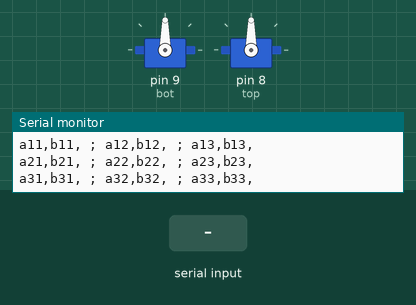
This sketch was run on a simulated Arduino Uno, built with avr-gcc and run on an emulated ATmega328P. Shown: 2 × servo, the last lines printed to the serial monitor. The inputs (shaded band) are chosen by the test bench.

Above: at 1.2 s.
1.3 s: "90 45\n" received over Serial
At 3.1 s:
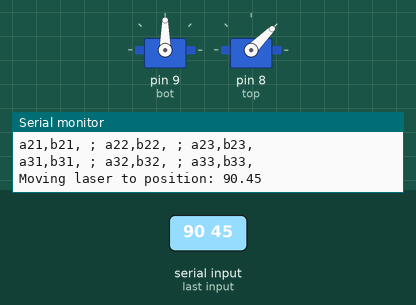
4.3 s: "0\n" received over Serial
At 6.0 s:
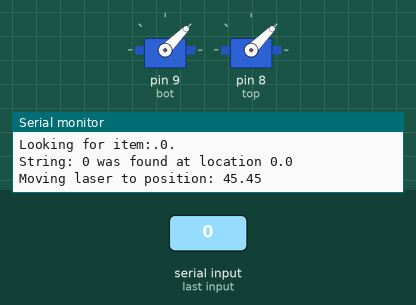
6.3 s: "30 150\n" received over Serial
9.3 s: "1\n" received over Serial
At 10.2 s:
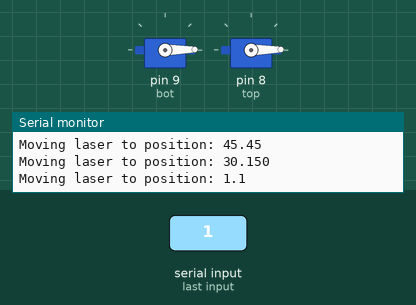
10.9 s: "200\n" received over Serial
13.9 s: "5\n" received over Serial
At 14.4 s:
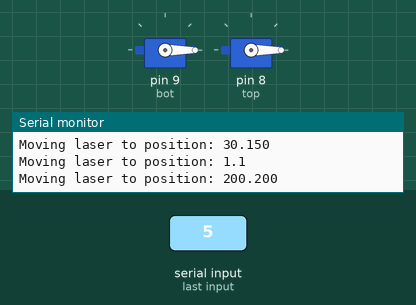
Timing chart, 0 to 16.5 s (numbered marks = the images above; inputs shaded):
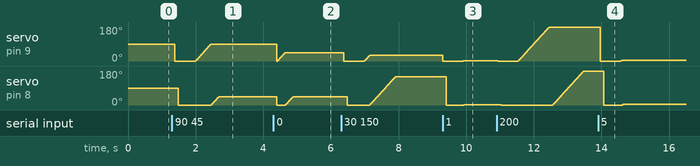

The sketch:

laserpointer_3x3.ino
```cpp
#include <Servo.h>
#include <string.h>
String readString, searching;
Servo bot,top;
int commaIndex;
int n,m,readPos=0, readPos2=0;
int pos_x[3] = {45, 90, 135};
int pos_y[3] = {45, 90, 135};
  const char* items[][10] =
    {
     { "a11,b11,", "a12,b12,", "a13,b13," },
     { "a21,b21,", "a22,b22,", "a23,b23," },
     { "a31,b31,", "a32,b32,", "a33,b33," }
    };

void setup()
 {
  Serial.begin(9600);
  bot.attach(9);                   // the pin for the bottom servo control = pan servo motor
  top.attach(8);                   // the pin for the top servo motor = tilt servo motor
 }

void loop ()
 {

   ReadPositions();
   SerialRead();

   }

void ReadPositions()
 {
  byte pos_x[3] = {45,90,135};
  byte pos_y[3] = {45,90,135};

  int i=0,j=0;
  byte x,y;

  if (readPos==0)
   {
     Serial.print("Box position matrix:"); Serial.print('\n');
     for ( i=0; i< 3; i+=1)
        { for( j=0; j< 3; j+=1)
              { x=pos_x[i];
                y=pos_y[j];
                Serial.print(x, DEC);
                Serial.print(".");
                Serial.print(y, DEC);
                Serial.print("  ");
                }
         Serial.write('\n');
        }
    readPos=1;
    Serial.print('\n');
    }
    delay(100);
    if (readPos2==0)
       {
        Serial.print("Box description / items:"); Serial.print('\n');
        for ( i=0; i< 3; i+=1)
           { for( j=0; j< 3; j+=1)
                {
                 Serial.print(items[i][j]);
                 if (j!=2)Serial.print(" ; ");
                 }
            Serial.write('\n');
            }
        readPos2=1;
        Serial.write('\n');
        }
 }

void SerialRead()
 {
  byte x,y;
  int i,j,l=0,l1,l2;

  while (Serial.available())
       {
         if (Serial.available() >0)
            {
             char c = Serial.read();         //gets one byte from serial buffer
             readString += c;                //makes the string readString
             }
        }

  int commaIndex = readString.indexOf(' ');
  String firstValue = readString.substring(0, commaIndex);
  String secondValue = readString.substring(commaIndex+1, readString.length());
  int n = firstValue.toInt();
  int m = secondValue.toInt();

 if (readString.length() >0 && n!=0 && m!=0 )
   {
    //n = constrain(n, 35, 155);
    //m = constrain(m, 25, 145);

    bot.write(0);
    delay(100);
    top.write(0);
    delay(500);

    int x=n, y=m;

    Serial.print("Moving laser to position: "); Serial.print (x); Serial.print("."); Serial.print(y); Serial.print('\n'); Serial.print('\n');

    for(i=0;i<=x;i+=1)
            {
              bot.write(i);
              delay(5);
              }

    for(j=0;j<=y;j+=1)
            {
              top.write(j);
              delay(5);
              }

    readString="";
    }

  else if (readString.length() >0)
   {
    int sw=1, sw2=0, ok=0;
    readString.remove(readString.length()-1);

    int l1=readString.length();

    Serial.print ("Looking for item:." ); Serial.print (readString); Serial.print("."); Serial.print('\n');
    for ( i=0; i< 3 && sw2==0 ; i+=1)
       { for( j=0; j< 3 && sw2==0; j+=1)
              {
                String t = items[i][j];   //Serial.print("Processing string: ");  Serial.print(t);   Serial.print('\n');
                while (t != "" && sw2==0)
                  {
                    l=0; sw=1;
                    commaIndex = t.indexOf(',');
                    String firstValue = t.substring(0, commaIndex);
                    int l2=firstValue.length();
                    while(sw==1 && l1==l2 && l<=l1)
                            {
                              if (readString[l] != firstValue[l]) {sw=0;}
                              l++;
                              }
                    if(sw==1) ok=1;

                    if (ok==1)
                        {
                          ok=0;
                          sw2=1;
                          n=i;
                          m=j;
                          Serial.print("String: "); Serial.print(readString); Serial.print(" was found at location "); Serial.print(n);Serial.print("."); Serial.print(m); Serial.print('\n');
                          }
                     t = t.substring(commaIndex+1, t.length());
                     }
                }
            delay(10);
          }
    if (sw2==1)
    {
      x=pos_x[n];
      y=pos_y[m];

      bot.write(0);
      top.write(0);
      //int x=n, y=m;

      Serial.print("Moving laser to position: "); Serial.print (x); Serial.print("."); Serial.print(y); Serial.print('\n'); Serial.print('\n');

      for(i=0;i<=x;i+=1)
            {
              bot.write(i);
              delay(5);
              }

      for(j=0;j<=y;j+=1)
            {
              top.write(j);
              delay(5);
              }


    }
    else { Serial.print("Item not found !!! ");  Serial.write('\n');  Serial.write('\n'); }


    readString="";
    }
}
```

Measured:
- after the input at 9.3 s, servo on pin 9 (bot): 30° → 0° at once, → 1° 0.61 s later; servo on pin 8 (top): 150° → 0° after 0.11 s, → 1° 0.52 s later
- after the input at 13.9 s, servo on pin 9 (bot): 180° → 0° after 0.07 s, → 5° 0.61 s later; servo on pin 8 (top): 180° → 0° after 0.17 s, → 5° 0.56 s later
